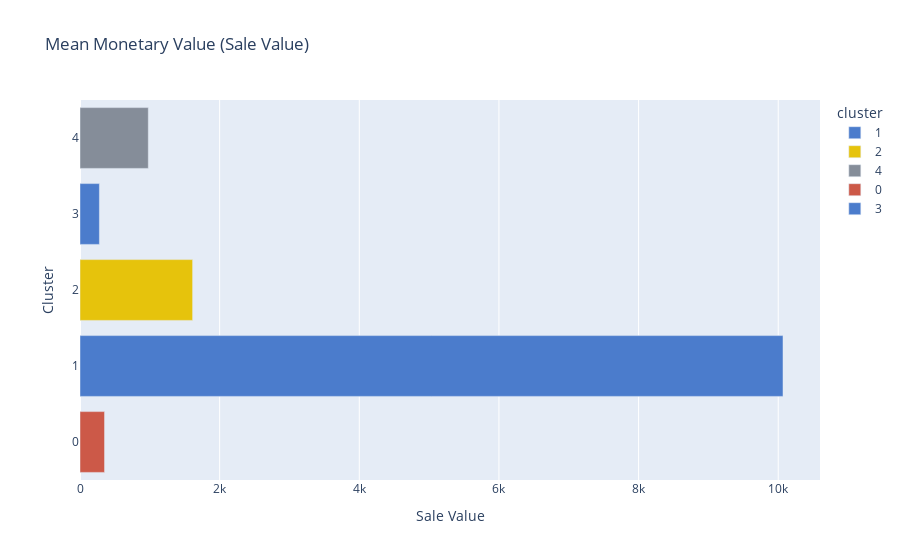
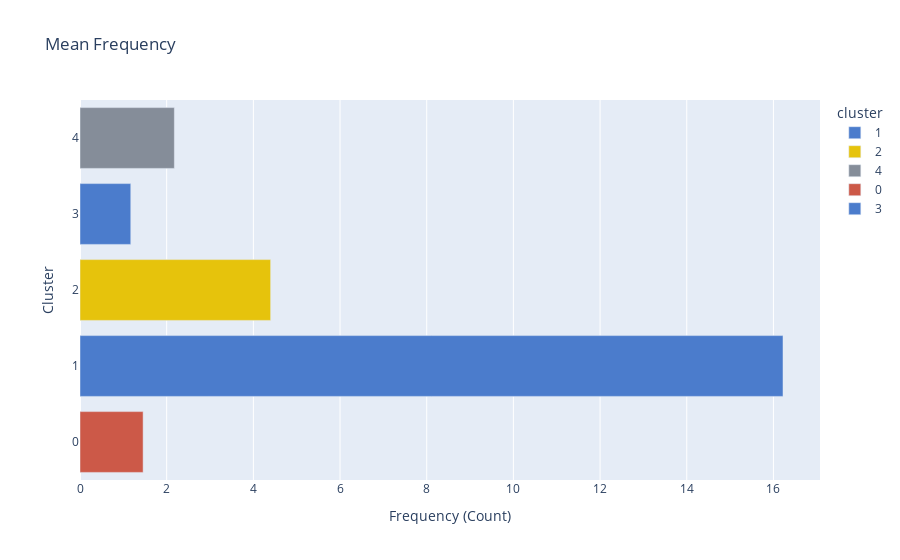
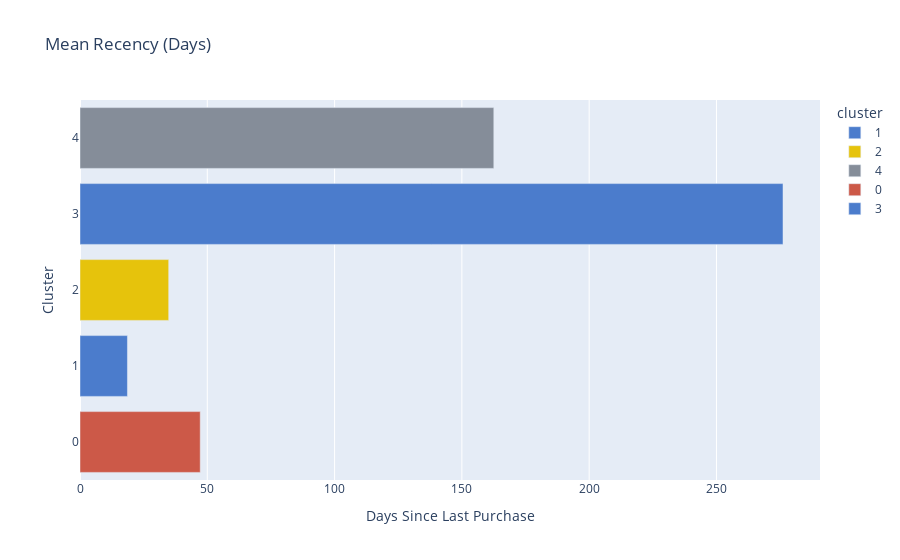

Source (notebook cell) for these figures, in order:
### Code cell
plot_cluster_means_comparison(df_real_values)

### Figure 1 — Plotly figure (JSON) as saved in the notebook; plotly's stock layout.template omitted (floating-point values rounded to 4 significant figures)
{"data": [{"hovertemplate": "<b>Cluster %{y}</b><br>Mean Value: %{x:,.2f}<extra></extra>", "legendgroup": "1", "marker": {"color": "#4b7ccc", "pattern": {"shape": ""}}, "name": "1", "orientation": "h", "showlegend": true, "textposition": "auto", "type": "bar", "x": [10070.0], "xaxis": "x", "y": [1], "yaxis": "y"}, {"hovertemplate": "<b>Cluster %{y}</b><br>Mean Value: %{x:,.2f}<extra></extra>", "legendgroup": "2", "marker": {"color": "#E6C30C", "pattern": {"shape": ""}}, "name": "2", "orientation": "h", "showlegend": true, "textposition": "auto", "type": "bar", "x": [1613.0], "xaxis": "x", "y": [2], "yaxis": "y"}, {"hovertemplate": "<b>Cluster %{y}</b><br>Mean Value: %{x:,.2f}<extra></extra>", "legendgroup": "4", "marker": {"color": "#858d99", "pattern": {"shape": ""}}, "name": "4", "orientation": "h", "showlegend": true, "textposition": "auto", "type": "bar", "x": [978.3], "xaxis": "x", "y": [4], "yaxis": "y"}, {"hovertemplate": "<b>Cluster %{y}</b><br>Mean Value: %{x:,.2f}<extra></extra>", "legendgroup": "0", "marker": {"color": "#cc5948", "pattern": {"shape": ""}}, "name": "0", "orientation": "h", "showlegend": true, "textposition": "auto", "type": "bar", "x": [351.5], "xaxis": "x", "y": [0], "yaxis": "y"}, {"hovertemplate": "<b>Cluster %{y}</b><br>Mean Value: %{x:,.2f}<extra></extra>", "legendgroup": "3", "marker": {"color": "#4b7ccc", "pattern": {"shape": ""}}, "name": "3", "orientation": "h", "showlegend": true, "textposition": "auto", "type": "bar", "x": [277.9], "xaxis": "x", "y": [3], "yaxis": "y"}], "layout": {"barmode": "relative", "hovermode": "y unified", "legend": {"title": {"text": "cluster"}, "tracegroupgap": 0}, "title": {"text": "Mean Monetary Value (Sale Value)"}, "xaxis": {"anchor": "y", "domain": [0, 1], "title": {"text": "Sale Value"}}, "yaxis": {"anchor": "x", "categoryarray": [3, 0, 4, 2, 1], "categoryorder": "array", "domain": [0, 1], "title": {"text": "Cluster"}}}}

### Figure 2 — Plotly figure (JSON) as saved in the notebook; plotly's stock layout.template omitted (floating-point values rounded to 4 significant figures)
{"data": [{"hovertemplate": "<b>Cluster %{y}</b><br>Mean Frequency: %{x:,.2f}<extra></extra>", "legendgroup": "1", "marker": {"color": "#4b7ccc", "pattern": {"shape": ""}}, "name": "1", "orientation": "h", "showlegend": true, "textposition": "auto", "type": "bar", "x": [16.22], "xaxis": "x", "y": [1], "yaxis": "y"}, {"hovertemplate": "<b>Cluster %{y}</b><br>Mean Frequency: %{x:,.2f}<extra></extra>", "legendgroup": "2", "marker": {"color": "#E6C30C", "pattern": {"shape": ""}}, "name": "2", "orientation": "h", "showlegend": true, "textposition": "auto", "type": "bar", "x": [4.399], "xaxis": "x", "y": [2], "yaxis": "y"}, {"hovertemplate": "<b>Cluster %{y}</b><br>Mean Frequency: %{x:,.2f}<extra></extra>", "legendgroup": "4", "marker": {"color": "#858d99", "pattern": {"shape": ""}}, "name": "4", "orientation": "h", "showlegend": true, "textposition": "auto", "type": "bar", "x": [2.177], "xaxis": "x", "y": [4], "yaxis": "y"}, {"hovertemplate": "<b>Cluster %{y}</b><br>Mean Frequency: %{x:,.2f}<extra></extra>", "legendgroup": "0", "marker": {"color": "#cc5948", "pattern": {"shape": ""}}, "name": "0", "orientation": "h", "showlegend": true, "textposition": "auto", "type": "bar", "x": [1.456], "xaxis": "x", "y": [0], "yaxis": "y"}, {"hovertemplate": "<b>Cluster %{y}</b><br>Mean Frequency: %{x:,.2f}<extra></extra>", "legendgroup": "3", "marker": {"color": "#4b7ccc", "pattern": {"shape": ""}}, "name": "3", "orientation": "h", "showlegend": true, "textposition": "auto", "type": "bar", "x": [1.171], "xaxis": "x", "y": [3], "yaxis": "y"}], "layout": {"barmode": "relative", "hovermode": "y unified", "legend": {"title": {"text": "cluster"}, "tracegroupgap": 0}, "title": {"text": "Mean Frequency"}, "xaxis": {"anchor": "y", "domain": [0, 1], "title": {"text": "Frequency (Count)"}}, "yaxis": {"anchor": "x", "categoryarray": [3, 0, 4, 2, 1], "categoryorder": "array", "domain": [0, 1], "title": {"text": "Cluster"}}}}

### Figure 3 — Plotly figure (JSON) as saved in the notebook; plotly's stock layout.template omitted (floating-point values rounded to 4 significant figures)
{"data": [{"hovertemplate": "<b>Cluster %{y}</b><br>Mean Recency: %{x:,.0f} days<extra></extra>", "legendgroup": "1", "marker": {"color": "#4b7ccc", "pattern": {"shape": ""}}, "name": "1", "orientation": "h", "showlegend": true, "textposition": "auto", "type": "bar", "x": [18.63], "xaxis": "x", "y": [1], "yaxis": "y"}, {"hovertemplate": "<b>Cluster %{y}</b><br>Mean Recency: %{x:,.0f} days<extra></extra>", "legendgroup": "2", "marker": {"color": "#E6C30C", "pattern": {"shape": ""}}, "name": "2", "orientation": "h", "showlegend": true, "textposition": "auto", "type": "bar", "x": [34.84], "xaxis": "x", "y": [2], "yaxis": "y"}, {"hovertemplate": "<b>Cluster %{y}</b><br>Mean Recency: %{x:,.0f} days<extra></extra>", "legendgroup": "4", "marker": {"color": "#858d99", "pattern": {"shape": ""}}, "name": "4", "orientation": "h", "showlegend": true, "textposition": "auto", "type": "bar", "x": [162.5], "xaxis": "x", "y": [4], "yaxis": "y"}, {"hovertemplate": "<b>Cluster %{y}</b><br>Mean Recency: %{x:,.0f} days<extra></extra>", "legendgroup": "0", "marker": {"color": "#cc5948", "pattern": {"shape": ""}}, "name": "0", "orientation": "h", "showlegend": true, "textposition": "auto", "type": "bar", "x": [47.23], "xaxis": "x", "y": [0], "yaxis": "y"}, {"hovertemplate": "<b>Cluster %{y}</b><br>Mean Recency: %{x:,.0f} days<extra></extra>", "legendgroup": "3", "marker": {"color": "#4b7ccc", "pattern": {"shape": ""}}, "name": "3", "orientation": "h", "showlegend": true, "textposition": "auto", "type": "bar", "x": [276.1], "xaxis": "x", "y": [3], "yaxis": "y"}], "layout": {"barmode": "relative", "hovermode": "y unified", "legend": {"title": {"text": "cluster"}, "tracegroupgap": 0}, "title": {"text": "Mean Recency (Days)"}, "xaxis": {"anchor": "y", "domain": [0, 1], "title": {"text": "Days Since Last Purchase"}}, "yaxis": {"anchor": "x", "categoryarray": [3, 0, 4, 2, 1], "categoryorder": "array", "domain": [0, 1], "title": {"text": "Cluster"}}}}
